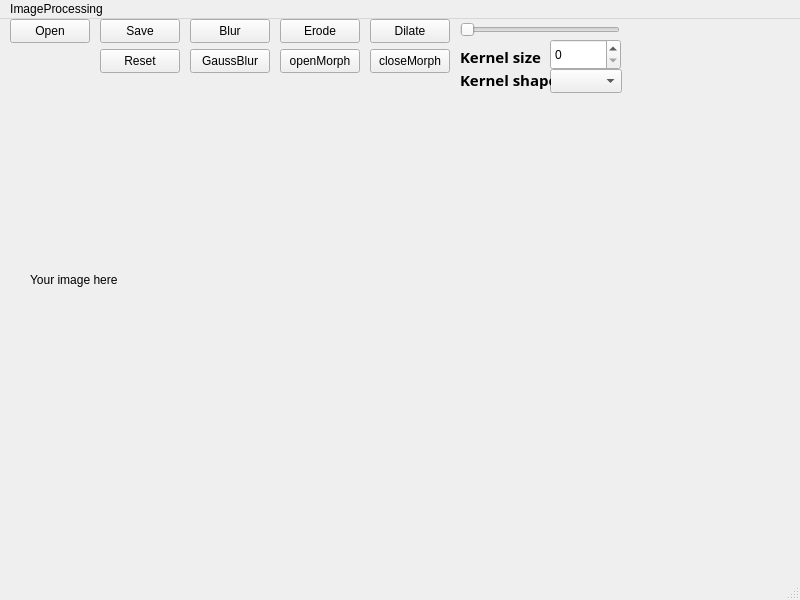
<?xml version="1.0" encoding="UTF-8"?>
<ui version="4.0">
 <class>MainWindow</class>
 <widget class="QMainWindow" name="MainWindow">
  <property name="geometry">
   <rect>
    <x>0</x>
    <y>0</y>
    <width>800</width>
    <height>600</height>
   </rect>
  </property>
  <property name="windowTitle">
   <string>MainWindow</string>
  </property>
  <widget class="QWidget" name="centralwidget">
   <widget class="QPushButton" name="btnOpen">
    <property name="geometry">
     <rect>
      <x>10</x>
      <y>0</y>
      <width>80</width>
      <height>24</height>
     </rect>
    </property>
    <property name="text">
     <string>Open</string>
    </property>
   </widget>
   <widget class="QPushButton" name="btnSave">
    <property name="geometry">
     <rect>
      <x>100</x>
      <y>0</y>
      <width>80</width>
      <height>24</height>
     </rect>
    </property>
    <property name="text">
     <string>Save</string>
    </property>
   </widget>
   <widget class="QPushButton" name="btnBlur">
    <property name="geometry">
     <rect>
      <x>190</x>
      <y>0</y>
      <width>80</width>
      <height>24</height>
     </rect>
    </property>
    <property name="text">
     <string>Blur</string>
    </property>
   </widget>
   <widget class="QPushButton" name="btnErode">
    <property name="geometry">
     <rect>
      <x>280</x>
      <y>0</y>
      <width>80</width>
      <height>24</height>
     </rect>
    </property>
    <property name="text">
     <string>Erode</string>
    </property>
   </widget>
   <widget class="QPushButton" name="btnDilate">
    <property name="geometry">
     <rect>
      <x>370</x>
      <y>0</y>
      <width>80</width>
      <height>24</height>
     </rect>
    </property>
    <property name="text">
     <string>Dilate</string>
    </property>
   </widget>
   <widget class="QLabel" name="imageLabel">
    <property name="geometry">
     <rect>
      <x>30</x>
      <y>80</y>
      <width>561</width>
      <height>361</height>
     </rect>
    </property>
    <property name="text">
     <string>Your image here</string>
    </property>
   </widget>
   <widget class="QSlider" name="sliderKernel">
    <property name="geometry">
     <rect>
      <x>460</x>
      <y>0</y>
      <width>160</width>
      <height>21</height>
     </rect>
    </property>
    <property name="orientation">
     <enum>Qt::Horizontal</enum>
    </property>
   </widget>
   <widget class="QSpinBox" name="spinKernel">
    <property name="geometry">
     <rect>
      <x>550</x>
      <y>20</y>
      <width>71</width>
      <height>31</height>
     </rect>
    </property>
   </widget>
   <widget class="QPushButton" name="btnReset">
    <property name="geometry">
     <rect>
      <x>100</x>
      <y>30</y>
      <width>80</width>
      <height>24</height>
     </rect>
    </property>
    <property name="text">
     <string>Reset</string>
    </property>
   </widget>
   <widget class="QPushButton" name="btnOpenMorph">
    <property name="geometry">
     <rect>
      <x>280</x>
      <y>30</y>
      <width>80</width>
      <height>24</height>
     </rect>
    </property>
    <property name="text">
     <string>openMorph</string>
    </property>
   </widget>
   <widget class="QPushButton" name="btnCloseMorph">
    <property name="geometry">
     <rect>
      <x>370</x>
      <y>30</y>
      <width>80</width>
      <height>24</height>
     </rect>
    </property>
    <property name="text">
     <string>closeMorph</string>
    </property>
   </widget>
   <widget class="QLabel" name="label">
    <property name="geometry">
     <rect>
      <x>460</x>
      <y>30</y>
      <width>81</width>
      <height>16</height>
     </rect>
    </property>
    <property name="font">
     <font>
      <family>Yu Gothic UI Semibold</family>
      <pointsize>11</pointsize>
      <bold>true</bold>
     </font>
    </property>
    <property name="text">
     <string>Kernel size</string>
    </property>
   </widget>
   <widget class="QPushButton" name="btnGaussianBlur">
    <property name="geometry">
     <rect>
      <x>190</x>
      <y>30</y>
      <width>80</width>
      <height>24</height>
     </rect>
    </property>
    <property name="text">
     <string>GaussBlur</string>
    </property>
   </widget>
   <widget class="QComboBox" name="comboShape">
    <property name="geometry">
     <rect>
      <x>550</x>
      <y>50</y>
      <width>72</width>
      <height>24</height>
     </rect>
    </property>
   </widget>
   <widget class="QLabel" name="label_3">
    <property name="geometry">
     <rect>
      <x>460</x>
      <y>50</y>
      <width>91</width>
      <height>21</height>
     </rect>
    </property>
    <property name="font">
     <font>
      <family>Yu Gothic UI Semibold</family>
      <pointsize>11</pointsize>
      <bold>true</bold>
     </font>
    </property>
    <property name="text">
     <string>Kernel shape</string>
    </property>
   </widget>
  </widget>
  <widget class="QMenuBar" name="menubar">
   <property name="geometry">
    <rect>
     <x>0</x>
     <y>0</y>
     <width>800</width>
     <height>21</height>
    </rect>
   </property>
   <widget class="QMenu" name="menuImageProcessing">
    <property name="title">
     <string>ImageProcessing</string>
    </property>
   </widget>
   <addaction name="menuImageProcessing"/>
  </widget>
  <widget class="QStatusBar" name="statusbar"/>
 </widget>
 <resources/>
 <connections/>
</ui>
